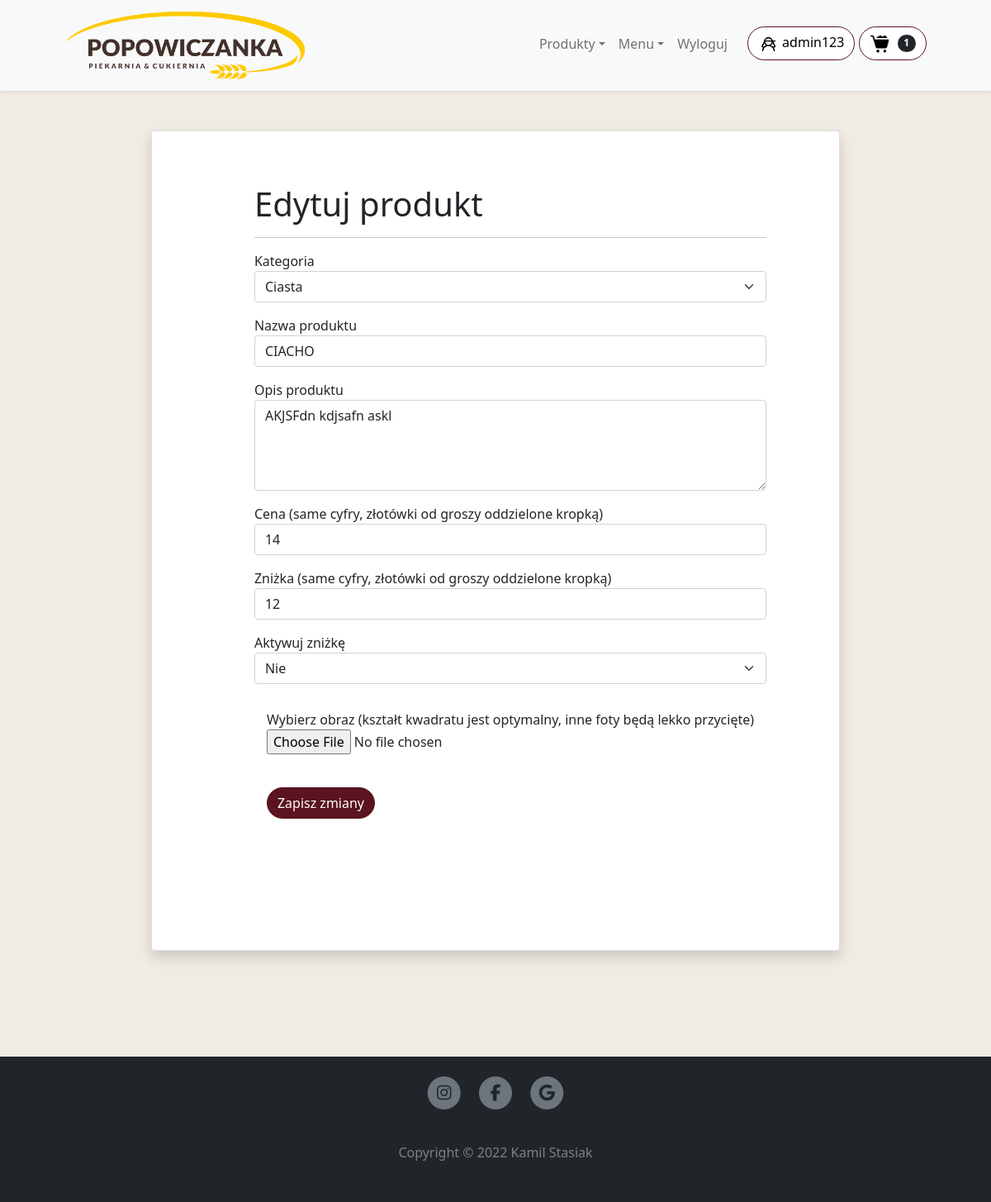
The page /edit_the_product/1 (signed in) on the database as committed earlier.
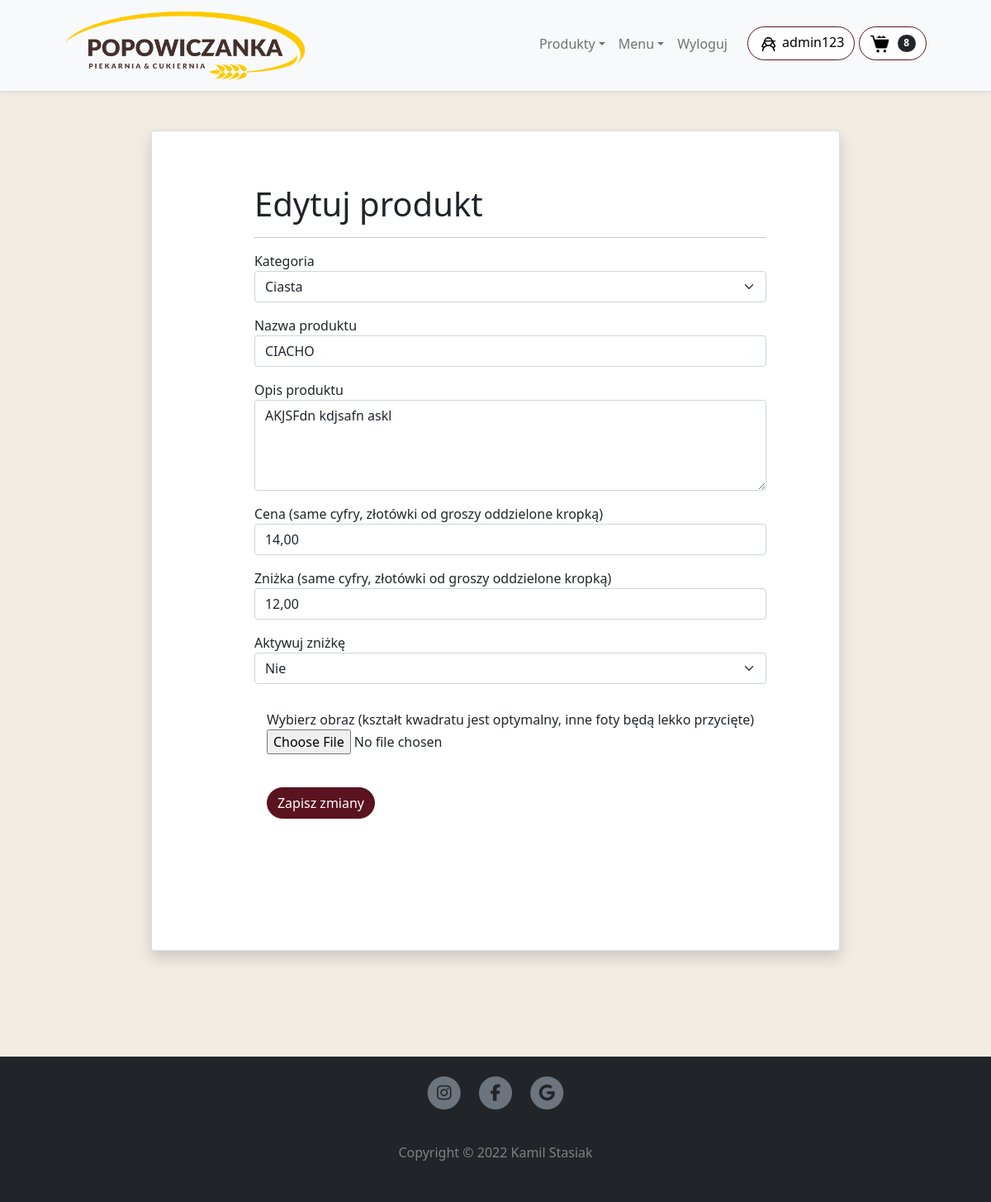
The same page on the database as committed later.
### app.py (models this page shows, shortened)
class User(UserMixin, db.Model):
    __tablename__ = "users"
    id = db.Column(db.Integer, primary_key=True)
    username = db.Column(db.String(100))
    surname = db.Column(db.String(100))
    birthdate = db.Column(db.String(100))
    email = db.Column(db.String(100), unique=True)
    phone = db.Column(db.Integer, unique=True)
    password = db.Column(db.String(100))
    accept_tos = db.Column(db.String(100))
    cart_count = db.Column(db.Integer)

class Product(db.Model):
    id = db.Column(db.Integer, primary_key=True)
    category = db.Column(db.String(250))
    product_name = db.Column(db.String(250))
    product_description = db.Column(db.Text)
    img_url = db.Column(db.String(500))
    price = db.Column(db.Integer)
    discount_price = db.Column(db.Integer)
    discount_turn_on = db.Column(db.Integer)

### app.py (the view)
@app.route('/edit_the_product/<int:product_id>', methods=['POST', 'GET'])
@admin_only
def edit_the_product(product_id):
    global categories
    if request.method == 'POST':
        img_url = ""
        if request.files:
            if not allowed_image_filesize(request.cookies.get("filesize")):
                flash(
                    f"Plik jest za duzy. Maksymalna wielkosc to: {app.config['MAX_IMAGE_FILESIZE'] / (1024 * 1024)} MB."
                    f"Wielkość twojego pliku to: {round(int(request.cookies.get('filesize')) / (1024 * 1024), 2)} MB.")
                return redirect(request.url)
            image = request.files["image"]  # name attr w input w html to 'image'
            if image.filename == "":
                flash("Nie wybrano obrazu")
            elif image.filename != "" and not allowed_image(image.filename):
                flash("To rozszerzenie nie jest dozwolone!")
                print("To rozszerzenie nie jest dozwolone!")
                return redirect(request.url)
            else:
                filename = secure_filename(image.filename)  # werkzeug zwraca "wyczyszczony" i bezpieczny filename
                image.save(os.path.join(app.config["IMAGE_UPLOADS"], filename))
                img_url = f"/static/img/uploads/{filename}"
                print(img_url)
                flash("Image is saved")
            product_editing = Product.query.filter_by(id=product_id).first()
            product_editing.category = request.form["kategoria"]
            product_editing.product_name = request.form["nazwa"]
            product_editing.product_description = request.form["opis"]
            if img_url != "":
                product_editing.img_url = img_url
            product_editing.price = request.form["cena"]
            product_editing.discount_price = request.form["discount"]
            product_editing.discount_turn_on = request.form["znizka"]
            flash("Edycja produktu zakończona sukcesem.")
            db.session.commit()
        return redirect(url_for("products", category='all'))
    else:
        product_edited = Product.query.filter_by(id=product_id).first()
        categories = categories
        return render_template("edit-the-product.html", current_user=current_user, product_id=product_id,
                               product_edited=product_edited, categories=categories)

### app.py (called while the page is built)
@login_manager.user_loader
def load_user(user_id):
    return User.query.get(int(user_id))

def admin_only(f):
    @wraps(f)
    def decorated_function(*args, **kwargs):
        if not current_user.get_id():
            return abort(403)
        elif current_user.id != 1:
            return abort(403)
        return f(*args, **kwargs)
    return decorated_function

### templates/edit-the-product.html (shortened to what this page needs)
{% extends "base.html" %}
{% block main %}
<div class="container" style="padding-bottom: 80px;">
    <div class="row p-lg-5 py-5 p-2">
        <div class="col d-flex justify-content-center">
            <div class="card w-m-100 shadow p-lg-5 py-3">
                <div class="card-body">
<div class="container" style="padding-left: 60px; padding-bottom: 80px;">
    <div class="row">
        <div class="col">
            <h1 style="padding-right: 260px;">Edytuj produkt</h1>
            <hr>
            <form action="{{ url_for('edit_the_product', product_id=product_id) }}" method="POST" enctype="multipart/form-data">
                <div class="control-group">
                  <div class="form-group floating-label-form-group controls">
                    <label>Kategoria</label>
                        <select class="form-select" name="kategoria" aria-label="Default select example" data-validation-required-message="Dodaj kategorię!">
                          <option selected>{{ product_edited['category'] }}</option>
                        </select>
                  </div>
                </div>
                <div class="control-group">
                  <div class="form-group floating-label-form-group controls">
                    <label>Nazwa produktu</label>
                    <input type="text" class="form-control" value="{{ product_edited['product_name'] }}" name="nazwa" required="" data-validation-required-message="Dodaj nazwę produktu">
                  </div>
                </div>
                <div class="control-group">
                  <div class="form-group floating-label-form-group controls">
                    <label for="opistext">Opis produktu</label>
                      <textarea type="text" class="form-control" id="opistext" rows="4" name="opis">{{ product_edited['product_description'] }}</textarea>
                  </div>
                </div>
                <div class="control-group">
                  <div class="form-group floating-label-form-group controls">
                    <label>Cena (same cyfry, złotówki od groszy oddzielone kropką)</label>
                    <input type="text" class="form-control" value="{{ product_edited['price'] }}" name="cena">
                  </div>
                </div>
                <div class="control-group">
                  <div class="form-group floating-label-form-group controls">
                    <label>Zniżka (same cyfry, złotówki od groszy oddzielone kropką)</label>
                    <input type="text" class="form-control" value="{{ product_edited['discount_price'] }}" name="discount">
                  </div>
                </div>
                <div class="control-group">
                  <div class="form-group floating-label-form-group controls">
                    <label>Aktywuj zniżkę</label>
                        <select class="form-select" name="znizka">
                            <option value="{{ product_edited['discount_turn_on'] }}" selected>{% if product_edited['discount_turn_on'] == '1' %}Tak{% else %}Nie{% endif %}</option>
                        </select>
                  </div>
                </div>
                <div class="form-group" style="padding:15px;">
                    <label>Wybierz obraz (kształt kwadratu jest optymalny, inne foty będą lekko przycięte)</label>
                    <div class="custom-file">
                        <input oninput="filesize(this);" type="file" class="custom-file-input" name="image" id="image">
                    </div>
                </div>
                <div style="padding:15px;">
                    <button type="submit" class="btn btn-caro">Zapisz zmiany</button>
                </div>
            </form>
        </div>
    </div>
</div>
                </div>
            </div>
        </div>
    </div>
</div>
{% endblock main %}

### templates/header.html (shortened to what this page needs)
<nav id="navbar_top" class="navbar navbar-expand-lg navbar-light bg-light shadow-sm" style="z-index: 1000; padding:0;">
    <div class="container px-0 px-sm-4 px-lg-5">
        <a class="navbar-brand ml-sm-0" style="padding:0; margin-left:-15px;" href="{{  url_for('index')  }}">
            <img id="nav-img-logo" src="/static/img/popowiczankakolor-kopia.png" height="110" alt="">
        </a>
        <div class="collapse navbar-collapse px-4 pb-1 px-sm-0" id="navbarSupportedContent">
            <ul class="d-flex navbar-nav me-3 mb-2 mb-lg-0">
            <li class="nav-item dropdown">
                    <a class="nav-link dropdown-toggle" id="navbarDropdown2" href="#" role="button"
                       data-bs-toggle="dropdown" aria-expanded="false">Produkty</a>
                </li>
            <li class="nav-item dropdown">
                    <a class="nav-link dropdown-toggle" id="navbarDropdown" href="#" role="button"
                       data-bs-toggle="dropdown" aria-expanded="false">Menu</a>
                </li>
                {% if current_user.get_id() %}
                <li class="nav-item"><a class="nav-link" href="{{  url_for('logout')  }}">Wyloguj</a></li>
                {% else %}
                <li class="nav-item"><a class="nav-link" href="{{  url_for('login')  }}">Zaloguj się</a></li>
                <li class="nav-item"><a class="nav-link" href="{{  url_for('register')  }}">Zarejestruj się</a></li>
                {% endif %}
            </ul>
            {% if current_user.get_id() %}
                <form class="d-flex" style="margin-right: 5px; margin-bottom: 1px;">
                    <a class="btn btn-headd btn-outline-dark" href="{{  url_for('user')  }}"><img src="/static/img/icons8-teenager-female-96.png" width="25px"> {{ current_user.username }}</a>
                </form>
            {% endif %}
            <form class="d-flex">
                <a class="btn btn-outline-dark btn-headf" href="{{  url_for('koszyk')  }}" style="margin-bottom:1px;">
                    <img src="/static/img/icons8-shopping-cart.gif" width="25px">
                    {% if not current_user.get_id() %}
                        {% if 'koszyk' in session %}
                            <span class="badge bg-dark text-white ms-1 rounded-pill">{{ session['koszyk']|length }}</span>
                        {% else %}
                            <span class="badge bg-dark text-white ms-1 rounded-pill">0</span>
                        {% endif %}
                    {% else %}
                        {% if current_user.cart_count == None %}
                            <span class="badge bg-dark text-white ms-1 rounded-pill">0</span>
                        {% else %}
                            <span class="badge bg-dark text-white ms-1 rounded-pill">{{ current_user.cart_count }}</span>
                        {% endif %}
                    {% endif %}
                </a>
            </form>
        </div>
    </div>
</nav>

Rows that differ between the two databases and show on the page:
changed User "admin123": cart_count "1" → "8"
changed Product "Ciasta": cena "14" → "14,00"; discount "12" → "12,00"
